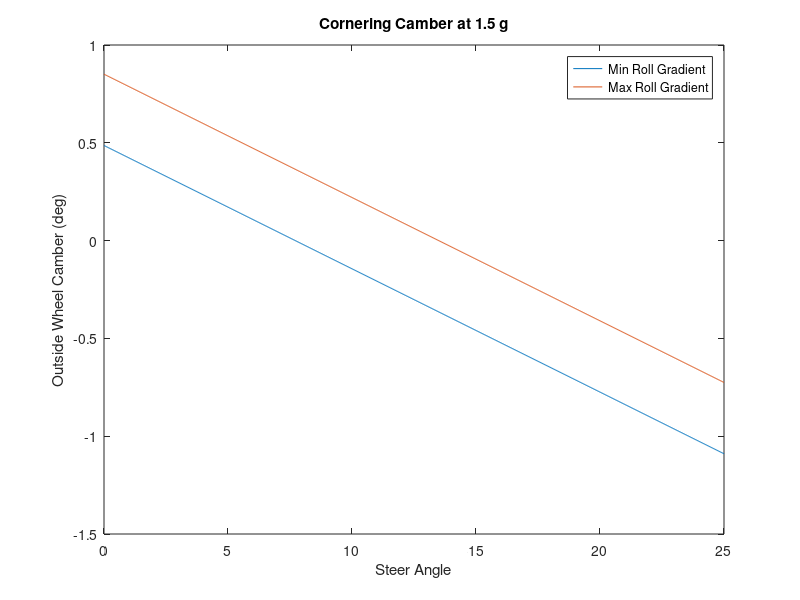

This chart was generated by the following MATLAB code:
%% Kinematic Parameters
roll_camber = 0.45; % deg w/ 1 deg roll
ride_camber = 0.221; % deg w/ 1 in droop
steer_camber = -1.576; % deg at full steer

roll_gradient = [0.35 0.89]; %0.67; % deg/g range (min to max)

static_camber = -0.5; % deg

camber_compliance_outside = 0.5; % deg/g (outside wheel)

cornering_g = 1.5; % g

%% Calculations

roll = roll_gradient*cornering_g;
camber_fromroll = roll_camber*roll;

camber_fromcompliance = cornering_g*camber_compliance_outside;

steer_angle = linspace(0,25,1000);
for i = 1:numel(steer_angle)
    camber_fromsteer = steer_angle(i)/25*steer_camber;
    total_camber(:,i) = static_camber+camber_fromroll+camber_fromcompliance+camber_fromsteer;
end
plot(steer_angle,total_camber(1,:))
hold on
plot(steer_angle,total_camber(2,:))
xlabel('Steer Angle')
ylabel('Outside Wheel Camber (deg)')
legend('Min Roll Gradient','Max Roll Gradient')
title('Cornering Camber at 1.5 g')
